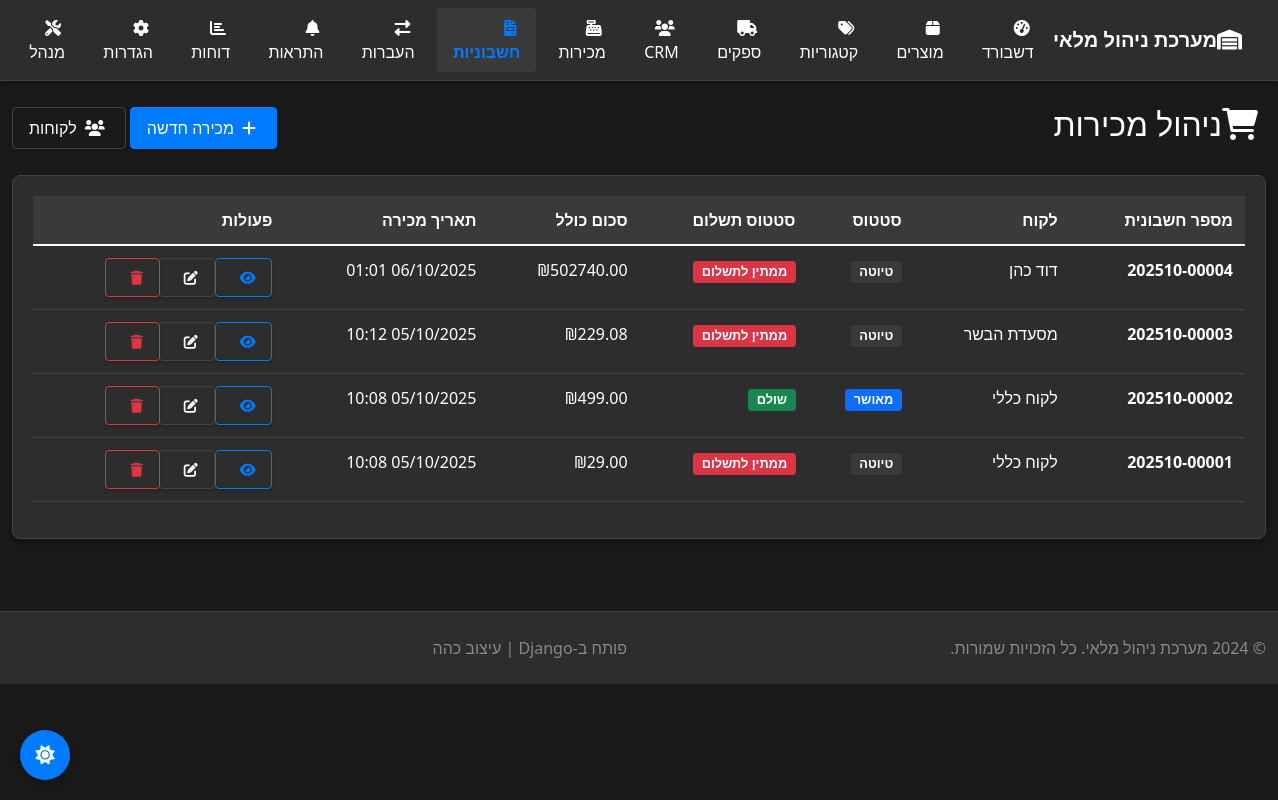
The app's page /inventory/sales/ with its own data.
### inventory/models.py (models this page shows, shortened)
class Sale(models.Model):
    STATUS_CHOICES = [
        ('draft', 'טיוטה'),
        ('confirmed', 'מאושר'),
        ('completed', 'הושלם'),
        ('cancelled', 'בוטל'),
    ]
    PAYMENT_STATUS_CHOICES = [
        ('pending', 'ממתין לתשלום'),
        ('partial', 'תשלום חלקי'),
        ('paid', 'שולם'),
        ('refunded', 'הוחזר'),
    ]
    PAYMENT_METHOD_CHOICES = [
        ('credit_clearing', 'סליקה כולל'),
        ('cash', 'מזומן'),
        ('credit_card', 'כרטיס אשראי'),
        ('bit', 'ביט'),
        ('paypal', 'פייפאל'),
        ('paybox', 'פייבוקס'),
    ]
    invoice_number = models.CharField(max_length=50, unique=True, verbose_name="מספר חשבונית")
    customer = models.ForeignKey(Customer, on_delete=models.SET_NULL, null=True, blank=True, verbose_name="לקוח")
    location = models.ForeignKey(Location, on_delete=models.SET_NULL, null=True, blank=True, verbose_name="מיקום מכירה", help_text="החנות בה בוצעה המכירה")
    status = models.CharField(max_length=20, choices=STATUS_CHOICES, default='draft', verbose_name="סטטוס")
    payment_status = models.CharField(max_length=20, choices=PAYMENT_STATUS_CHOICES, default='pending', verbose_name="סטטוס תשלום")
    payment_method = models.CharField(max_length=30, choices=PAYMENT_METHOD_CHOICES, blank=True, null=True, verbose_name="אפשרות תשלום")
    subtotal = models.DecimalField(max_digits=10, decimal_places=2, default=0, verbose_name="סכום לפני מע\"מ")
    tax_rate = models.DecimalField(max_digits=5, decimal_places=2, default=18, verbose_name="אחוז מע\"מ")
    tax_amount = models.DecimalField(max_digits=10, decimal_places=2, default=0, verbose_name="סכום מע\"מ")
    total_amount = models.DecimalField(max_digits=10, decimal_places=2, default=0, verbose_name="סכום כולל")
    notes = models.TextField(blank=True, null=True, verbose_name="הערות")
    sale_date = models.DateTimeField(default=timezone.now, verbose_name="תאריך מכירה")
    created_by = models.ForeignKey(User, on_delete=models.SET_NULL, null=True, blank=True, verbose_name="נוצר על ידי")
    created_at = models.DateTimeField(auto_now_add=True)
    updated_at = models.DateTimeField(auto_now=True)
    digital_signature = models.CharField(max_length=255, blank=True, verbose_name="חתימה דיגיטלית")
    qr_code = models.TextField(blank=True, verbose_name="QR Code")
    is_archived = models.BooleanField(default=False, verbose_name="בארכיון")
    requires_tax_authority_number = models.BooleanField(default=False, verbose_name="דורש מספר הקצאה")  # מעל 20,000 ₪
    class Meta:
        ordering = ['-created_at']
        verbose_name = "מכירה"
        verbose_name_plural = "מכירות"

class Customer(models.Model):
    CUSTOMER_TYPE_CHOICES = [
        ('individual', 'פרטי'),
        ('business', 'עסקי'),
        ('wholesale', 'סיטונאי'),
    ]
    PRIORITY_CHOICES = [
        ('low', 'נמוכה'),
        ('medium', 'בינונית'),
        ('high', 'גבוהה'),
        ('vip', 'VIP'),
    ]
    name = models.CharField(max_length=200, verbose_name="שם לקוח")
    customer_type = models.CharField(max_length=20, choices=CUSTOMER_TYPE_CHOICES, default='individual', verbose_name="סוג לקוח")
    priority = models.CharField(max_length=20, choices=PRIORITY_CHOICES, default='medium', verbose_name="עדיפות")
    email = models.EmailField(blank=True, null=True, verbose_name="אימייל")
    phone = models.CharField(max_length=20, blank=True, null=True, verbose_name="טלפון")
    mobile = models.CharField(max_length=20, blank=True, null=True, verbose_name="נייד")
    website = models.URLField(blank=True, null=True, verbose_name="אתר אינטרנט")
    address = models.TextField(blank=True, null=True, verbose_name="כתובת")
    city = models.CharField(max_length=100, blank=True, null=True, verbose_name="עיר")
    postal_code = models.CharField(max_length=10, blank=True, null=True, verbose_name="מיקוד")
    country = models.CharField(max_length=100, default='ישראל', verbose_name="מדינה")
    tax_id = models.CharField(max_length=20, blank=True, null=True, verbose_name="ח.פ/ת.ז")
    id_number = models.CharField(max_length=20, blank=True, null=True, verbose_name="ת.ז")
    customer_code = models.CharField(max_length=20, unique=True, blank=True, null=True, verbose_name="קוד לקוח")
    credit_limit = models.DecimalField(max_digits=10, decimal_places=2, default=0, verbose_name="מגבלת אשראי")
    payment_terms = models.CharField(max_length=100, default='30 ימים', verbose_name="תנאי תשלום")
    discount_percent = models.DecimalField(max_digits=5, decimal_places=2, default=0, verbose_name="אחוז הנחה")
    total_purchases = models.DecimalField(max_digits=12, decimal_places=2, default=0, verbose_name="סה\"כ רכישות")
    last_purchase_date = models.DateTimeField(blank=True, null=True, verbose_name="רכישה אחרונה")
    total_orders = models.PositiveIntegerField(default=0, verbose_name="סה\"כ הזמנות")
    is_active = models.BooleanField(default=True, verbose_name="פעיל")
    is_vip = models.BooleanField(default=False, verbose_name="לקוח VIP")
    notes = models.TextField(blank=True, null=True, verbose_name="הערות")
    created_at = models.DateTimeField(auto_now_add=True)
    updated_at = models.DateTimeField(auto_now=True)
    created_by = models.ForeignKey(User, on_delete=models.SET_NULL, null=True, blank=True, verbose_name="נוצר על ידי")
    class Meta:
        ordering = ['name']
        verbose_name = "לקוח"
        verbose_name_plural = "לקוחות"

### inventory/views.py (the view)
# urls.py: path('sales/', views.sale_list, name='sale_list'),
def sale_list(request):
    sales = Sale.objects.select_related('customer').all()
    return render(request, 'inventory/sale_list.html', {'sales': sales})

### inventory/templates/inventory/sale_list.html (shortened to what this page needs)
{%extends 'inventory/base.html' %}
{% block content %}
<div class="row">
            <div class="col-12">
                <div class="d-flex justify-content-between align-items-center mb-4">
                    <h2><i class="fas fa-shopping-cart me-2"></i>ניהול מכירות</h2>
                    <div>
                        <a href="{% url 'add_sale' %}" class="btn btn-primary me-2">
                            <i class="fas fa-plus me-1"></i>מכירה חדשה
                        </a>
                        <a href="{% url 'customer_list' %}" class="btn btn-outline-secondary">
                            <i class="fas fa-users me-1"></i>לקוחות
                        </a>
                    </div>
                </div>
                <div class="card">
                    <div class="card-body">
                        {% if sales %}
                            <div class="table-responsive">
                                <table class="table table-hover">
                                    <thead>
                                        <tr>
                                            <th>מספר חשבונית</th>
                                            <th>לקוח</th>
                                            <th>סטטוס</th>
                                            <th>סטטוס תשלום</th>
                                            <th>סכום כולל</th>
                                            <th>תאריך מכירה</th>
                                            <th>פעולות</th>
                                        </tr>
                                    </thead>
                                    <tbody>
                                        {% for sale in sales %}
                                        <tr>
                                            <td>
                                                <strong>{{ sale.invoice_number }}</strong>
                                            </td>
                                            <td>{{ sale.customer.name|default:"לקוח כללי" }}</td>
                                            <td>
                                                <span class="badge bg-{% if sale.status == 'completed' %}success{% elif sale.status == 'confirmed' %}primary{% elif sale.status == 'draft' %}secondary{% else %}danger{% endif %}">
                                                    {{ sale.get_status_display }}
                                                </span>
                                            </td>
                                            <td>
                                                <span class="badge bg-{% if sale.payment_status == 'paid' %}success{% elif sale.payment_status == 'partial' %}warning{% else %}danger{% endif %}">
                                                    {{ sale.get_payment_status_display }}
                                                </span>
                                            </td>
                                            <td>₪{{ sale.total_amount|floatformat:2 }}</td>
                                            <td>{{ sale.sale_date|date:"d/m/Y H:i" }}</td>
                                            <td>
                                                <div class="btn-group btn-group-sm">
                                                    <a href="{% url 'sale_detail' sale.pk %}" class="btn btn-outline-primary" title="פרטים">
                                                        <i class="fas fa-eye"></i>
                                                    </a>
                                                    <a href="#" class="btn btn-outline-secondary" title="ערוך">
                                                        <i class="fas fa-edit"></i>
                                                    </a>
                                                    <a href="#" class="btn btn-outline-danger" title="מחק">
                                                        <i class="fas fa-trash"></i>
                                                    </a>
                                                </div>
                                            </td>
                                        </tr>
                                        {% endfor %}
                                    </tbody>
                                </table>
                            </div>
                        {% else %}
                            <div class="alert alert-info text-center">
                                <i class="fas fa-info-circle me-2"></i>
                                לא נמצאו מכירות
                            </div>
                        {% endif %}
                    </div>
                </div>
            </div>
        </div>
    </div>
{% endblock %}

### inventory/static/inventory/css/dark-theme.css (style rules this page uses)
:root { --bg-primary: #1a1a1a; --bg-secondary: #2d2d2d; --bg-tertiary: #3a3a3a; --text-primary: #ffffff; --text-secondary: #b0b0b0; --text-muted: #888888; --border-color: #444444; --accent-color: #007bff; --accent-hover: #0056b3; --success-color: #28a745; --warning-color: #ffc107; --danger-color: #dc3545; --info-color: #17a2b8; }
body { background-color: var(--bg-primary) !important; color: var(--text-primary) !important; font-family: 'Segoe UI', Tahoma, Geneva, Verdana, sans-serif; }
.card { background-color: var(--bg-secondary) !important; border: 1px solid var(--border-color) !important; color: var(--text-primary) !important; box-shadow: 0 4px 6px rgba(0,0,0,0.3) !important; border-radius: 8px !important; margin-bottom: 1.5rem !important; }
.card-body { padding: 1.25rem !important; }
.table { color: var(--text-primary) !important; border-color: var(--border-color) !important; }
.table thead th { background-color: var(--bg-tertiary) !important; color: var(--text-primary) !important; border-color: var(--border-color) !important; font-weight: 600 !important; padding: 0.75rem !important; }
.table tbody td { padding: 0.75rem !important; border-color: var(--border-color) !important; }
.table-hover tbody tr { transition: background-color 0.2s ease !important; }
.btn { font-weight: 500 !important; border-radius: 4px !important; padding: 0.5rem 1rem !important; transition: all 0.3s ease !important; box-shadow: 0 2px 4px rgba(0,0,0,0.2) !important; border-width: 1px !important; }
.btn i { margin-left: 0.5rem !important; }
.btn-primary { background-color: var(--accent-color) !important; border-color: var(--accent-color) !important; color: #ffffff !important; }
.btn-outline-primary { background-color: transparent !important; color: var(--accent-color) !important; border-color: var(--accent-color) !important; }
.btn-outline-secondary { background-color: transparent !important; color: var(--text-primary) !important; border-color: var(--border-color) !important; }
.btn-outline-danger { background-color: transparent !important; color: var(--danger-color) !important; border-color: var(--danger-color) !important; }
.badge { font-weight: 600 !important; }
.badge.bg-success, .badge.bg-primary, .badge.bg-danger, .badge.bg-warning, .badge.bg-info { color: #ffffff !important; }
.badge.bg-secondary { background-color: var(--bg-tertiary) !important; color: var(--text-primary) !important; }
a { color: var(--accent-color) !important; }
[dir="rtl"] .table { text-align: right; }

### inventory/templates/inventory/base.html (style rules this page uses)
html, body { background-color: #1a1a1a !important; color: #ffffff !important; }
.table-responsive { max-height: 400px; }
.badge { font-size: 0.8em; }
.card { box-shadow: 0 4px 6px rgba(0,0,0,0.3); }
.btn { box-shadow: 0 2px 4px rgba(0,0,0,0.2); }

### records on screen
Sale: invoice_number "202510-00004", customer.name "דוד כהן", status "טיוטה", payment_status "ממתין לתשלום", total_amount "502740.00", sale_date "06/10/2025 01:01"
Sale: invoice_number "202510-00003", customer.name "מסעדת הבשר", status "טיוטה", payment_status "ממתין לתשלום", total_amount "229.08", sale_date "05/10/2025 10:12"
Sale: invoice_number "202510-00002", customer.name "לקוח כללי", status "מאושר", payment_status "שולם", total_amount "499.00", sale_date "05/10/2025 10:08"
Sale: invoice_number "202510-00001", customer.name "לקוח כללי", status "טיוטה", payment_status "ממתין לתשלום", total_amount "29.00", sale_date "05/10/2025 10:08"
